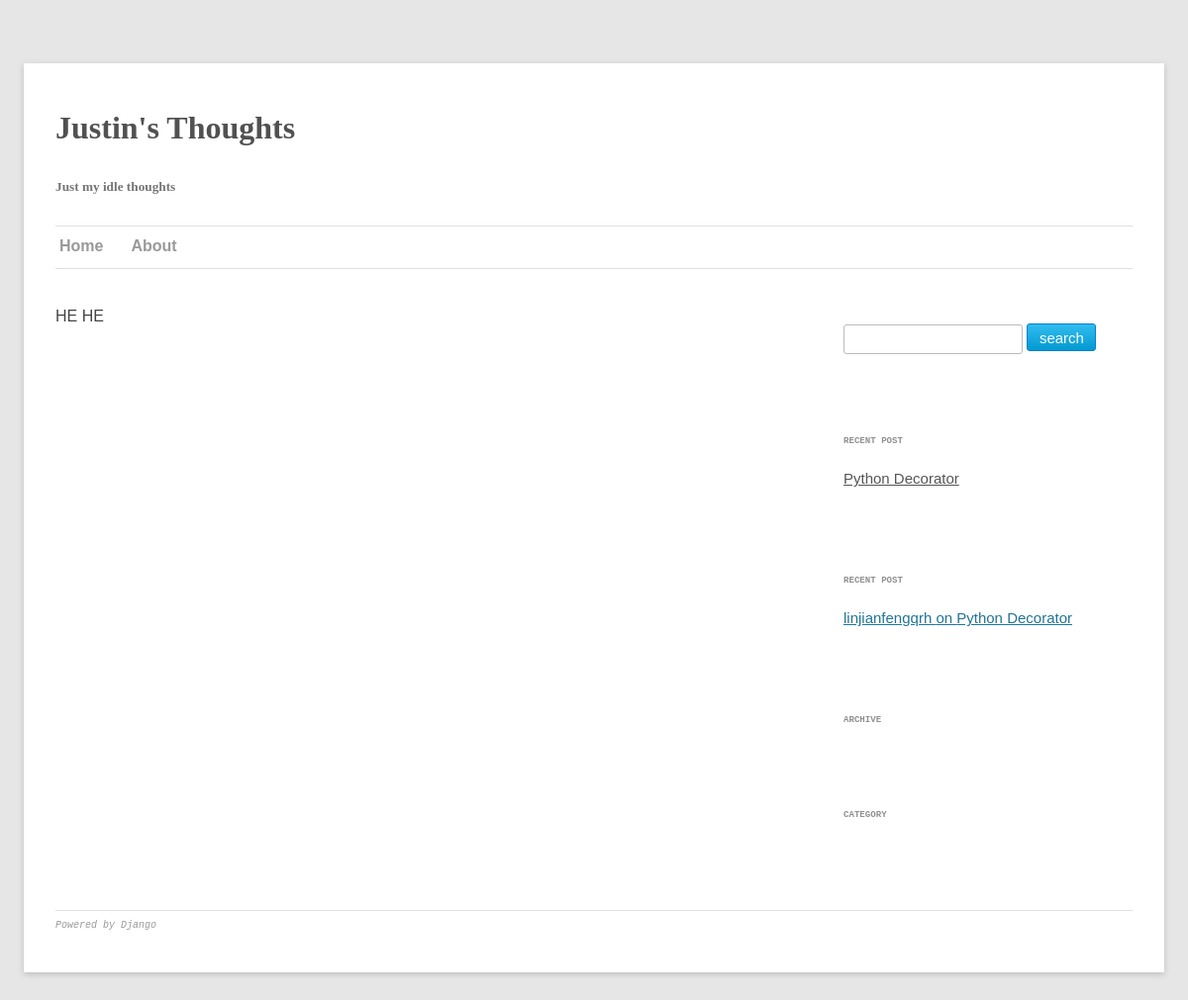
The page /about/ on the database its author committed.
### blog/models.py (models this page shows, shortened)
class Post(models.Model):
  title = models.CharField(max_length=100)
  slug = models.SlugField(max_length = 100)
  content = models.TextField()
  published = models.BooleanField(default = False)
  created_date = models.DateTimeField(auto_now_add = True)
  category = models.ManyToManyField(Category)
  visit = models.IntegerField()
  class Meta:
    ordering = ['-created_date']
  def __unicode__(self):
    return self.title
  def get_abs_url(self):
    mangled = self.title.replace(' ', '__')
    return '/blog/%s' % mangled

class Reply(models.Model):
  name = models.CharField(max_length=100)
  email = models.EmailField(blank = True)
  to = models.IntegerField(default=0)
  message = models.CharField(max_length = 1000)
  post = models.ForeignKey(Post)
  date = models.DateTimeField()

### blog/views.py (the view)
# urls.py: url(r'^about/$', 'blog.views.about'),
def about(request):
  recent_post = Post.objects.first()
  recent_reply = Reply.objects.first()
  return render(request, 'about.html', {'recent_post': recent_post, 'recent_reply':recent_reply } )

### templates/about.html (shortened to what this page needs)
{% extends "blog/base.html" %}
{% block content %}HE HE {% endblock %}

### templates/blog/base.html (shortened to what this page needs)
<!DOCTYPE html>
<html>
<head>
  <link rel="stylesheet" type="text/css" href="{{STATIC_URL}}global.css" />
  <link rel="stylesheet" type="text/css" href="{{STATIC_URL}}post.css" />
</head>
<body style="color:#444;background-color:#e6e6e6;font-family:sans-serif">
  <div class="page">
    <div class="header">
      <h1 class="blog-title">Justin's Thoughts</h1>
      <h5 class="blog-desc">Just my idle thoughts</h5>
    </div>
    <div class="menu">
      <hr />
      <ul class="menu">
        <li><a href="/" class="title-menu-item">Home</a></li>
        <li><a href="/about/" class="title-menu-item">About</a></li>
      </ul>
      <hr />
    </div>
    <div class = "maincontent">
      <div class = "sidebar">
        <div class = "widget widget_form">
          <form action="/blog/search/" method="get" class = "search">
            <p><input type="text" name="q" class="search text"/>
            <input type="submit" value="search" class = "search  buttom"></p>
          </form>
        </div>
        <div class = "widget widget_recent_post">
          <p class = "widget_title">RECENT POST</p>
          <p class = "widget_content">{% if recent_post %}<a href="{{recent_post.get_abs_url}}">{{ recent_post.title }}</a>{% else %}There is no post{% endif %}</p>
        </div>
        <div class = "widget widget_recent_reply">
          <p class = "widget_title">RECENT POST</p>
          <p class = "widget_content">{% if recent_reply %}<a href="{{recent_reply.get_post_url}}">{{ recent_reply.name }} on {{recent_reply.post}}</a>{% else %}There is no reply{% endif %}</p>
        </div>
        <div class = "widget widget_archive">
          <p class = "widget_title">ARCHIVE</p>
        </div>
        <div class = "widget widget_category">
          <p class = "widget_title">CATEGORY</p>
        </div>
      </div>
      <div class = "content">
        {% block content %}
        {% endblock %}
      </div>
      <div class = "footer">
        <hr />
        <p><a href="www.django.com">Powered by Django</a></p>
      </div>
    </div>
  </div>
</body>
</html>

### static/global.css (style rules this page uses)
.page { margin-left:auto; margin-right:auto; margin-top:4em; margin-bottom:4em; max-width:960px; max-width:68rem; background-color:#fff; padding-left:2em; padding-top:1em; padding-right:2em; padding-bottom:2em; box-shadow:0 2px 6px rgba(100, 100, 100, 0.3); }
a { text-decoration:none; }
a:link, a:visited { color:#999999; }
div.header { display:inline-block; font-family:Georgia, serif; }
.blog-title { font-weight:bold; line-height:1.8; color:#515151; }
.blog-desc { color:#757575; }
hr { border:0; height:1px; background:#ffffff; box-shadow:0px 1px 0px #e0e0e0; }
ul.menu { list-style-type:none; margin:0; padding:0; }
ul.menu a:link, a:visited { display:block; width:60px; font-weight:bold; padding:4px; }
ul.menu li { position:relative; display:inline-block; }
.maincontent { padding-top:2em; overflow:hidden; }
.content { float:none; width:auto; overflow:hidden; padding-right:3em; }
.sidebar { float:right; width:300px; }
.footer p { font-family:Monospace; font-size:10px; font-style:italic; }
.text { border:1px solid #bbb; padding-left:10px; padding-right:1px; padding-top:4px; padding-bottom:4px; border-radius:3px; outline:none; font-family:Monospace; }
.text.search { height:20px; }
.buttom { border-radius:3px; height:28px; font-family:sans-serif; font-size:15px; cursor:pointer; color:white; background-image:-webkit-gradient(linear, left top, left bottom, from(rgb(51, 188, 239)), to(rgb(1, 154, 210))); background:-moz-linear-gradient(top, rgb(51, 188, 239), rgb(1, 154, 210)); border:1px solid rgb(5, 126, 208); }
.buttom.search { width:70px; }
.widget { padding-left:8px; margin-bottom:5em; }
.widget_title { font-family:Monospace; font-weight:bold; font-size:0.7em; margin-bottom:1.7em; line-height:1.7; color:#909090; }
.widget_content { font-family:Helvetica, Arial; font-size:15px; line-height:2; color:#404040; }
.widget_content a { text-decoration:underline; color:#555555; }

### rows shown on the page
Post: title "Python Decorator"
Reply: name "linjianfengqrh", post "Python Decorator"
